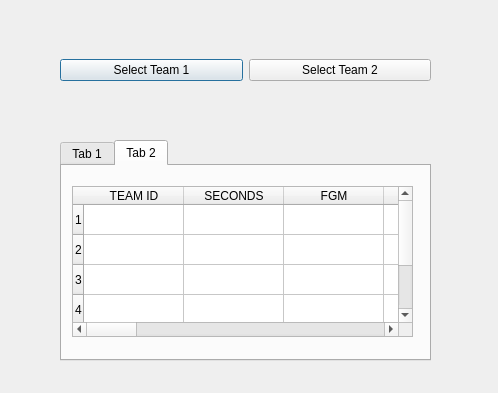
<?xml version="1.0" encoding="UTF-8"?>
<ui version="4.0">
 <class>Dialog</class>
 <widget class="QDialog" name="Dialog">
  <property name="geometry">
   <rect>
    <x>0</x>
    <y>0</y>
    <width>498</width>
    <height>393</height>
   </rect>
  </property>
  <property name="windowTitle">
   <string>Dialog</string>
  </property>
  <widget class="QWidget" name="horizontalLayoutWidget">
   <property name="geometry">
    <rect>
     <x>60</x>
     <y>30</y>
     <width>371</width>
     <height>80</height>
    </rect>
   </property>
   <layout class="QHBoxLayout" name="horizontalLayout">
    <item>
     <widget class="QPushButton" name="Select_T1">
      <property name="text">
       <string>Select Team 1</string>
      </property>
     </widget>
    </item>
    <item>
     <widget class="QPushButton" name="Select_T2">
      <property name="text">
       <string>Select Team 2</string>
      </property>
     </widget>
    </item>
   </layout>
  </widget>
  <widget class="QTabWidget" name="Stats_team1_2">
   <property name="geometry">
    <rect>
     <x>60</x>
     <y>140</y>
     <width>371</width>
     <height>221</height>
    </rect>
   </property>
   <property name="currentIndex">
    <number>1</number>
   </property>
   <widget class="QWidget" name="Team_1">
    <attribute name="title">
     <string>Tab 1</string>
    </attribute>
    <widget class="QTableWidget" name="Stats_team1">
     <property name="geometry">
      <rect>
       <x>10</x>
       <y>20</y>
       <width>341</width>
       <height>151</height>
      </rect>
     </property>
     <row>
      <property name="text">
       <string>1</string>
      </property>
     </row>
     <row>
      <property name="text">
       <string>2</string>
      </property>
     </row>
     <row>
      <property name="text">
       <string>3</string>
      </property>
     </row>
     <row>
      <property name="text">
       <string>4</string>
      </property>
     </row>
     <row>
      <property name="text">
       <string>5</string>
      </property>
     </row>
     <column>
      <property name="text">
       <string>TEAM ID</string>
      </property>
     </column>
     <column>
      <property name="text">
       <string>SECONDS</string>
      </property>
     </column>
     <column>
      <property name="text">
       <string>FGM</string>
      </property>
     </column>
     <column>
      <property name="text">
       <string>FGA</string>
      </property>
     </column>
     <column>
      <property name="text">
       <string>FG3M</string>
      </property>
     </column>
     <column>
      <property name="text">
       <string>FG3A</string>
      </property>
     </column>
     <column>
      <property name="text">
       <string>FTM</string>
      </property>
     </column>
     <column>
      <property name="text">
       <string>FTA</string>
      </property>
     </column>
     <column>
      <property name="text">
       <string>OREB</string>
      </property>
     </column>
     <column>
      <property name="text">
       <string>AST</string>
      </property>
     </column>
     <column>
      <property name="text">
       <string>STL</string>
      </property>
     </column>
     <column>
      <property name="text">
       <string>BLK</string>
      </property>
     </column>
     <column>
      <property name="text">
       <string>TURN OVER</string>
      </property>
     </column>
     <column>
      <property name="text">
       <string>PF</string>
      </property>
     </column>
     <column>
      <property name="text">
       <string>PTS</string>
      </property>
     </column>
     <column>
      <property name="text">
       <string>REB</string>
      </property>
     </column>
     <column>
      <property name="text">
       <string>GAME ID</string>
      </property>
     </column>
     <column>
      <property name="text">
       <string>PLAYER ID</string>
      </property>
     </column>
    </widget>
   </widget>
   <widget class="QWidget" name="Team_2">
    <attribute name="title">
     <string>Tab 2</string>
    </attribute>
    <widget class="QTableWidget" name="Stats_team2">
     <property name="geometry">
      <rect>
       <x>10</x>
       <y>20</y>
       <width>341</width>
       <height>151</height>
      </rect>
     </property>
     <row>
      <property name="text">
       <string>1</string>
      </property>
     </row>
     <row>
      <property name="text">
       <string>2</string>
      </property>
     </row>
     <row>
      <property name="text">
       <string>3</string>
      </property>
     </row>
     <row>
      <property name="text">
       <string>4</string>
      </property>
     </row>
     <row>
      <property name="text">
       <string>5</string>
      </property>
     </row>
     <column>
      <property name="text">
       <string>TEAM ID</string>
      </property>
     </column>
     <column>
      <property name="text">
       <string>SECONDS</string>
      </property>
     </column>
     <column>
      <property name="text">
       <string>FGM</string>
      </property>
     </column>
     <column>
      <property name="text">
       <string>FGA</string>
      </property>
     </column>
     <column>
      <property name="text">
       <string>FG3M</string>
      </property>
     </column>
     <column>
      <property name="text">
       <string>FG3A</string>
      </property>
     </column>
     <column>
      <property name="text">
       <string>FTM</string>
      </property>
     </column>
     <column>
      <property name="text">
       <string>FTA</string>
      </property>
     </column>
     <column>
      <property name="text">
       <string>OREB</string>
      </property>
     </column>
     <column>
      <property name="text">
       <string>AST</string>
      </property>
     </column>
     <column>
      <property name="text">
       <string>STL</string>
      </property>
     </column>
     <column>
      <property name="text">
       <string>BLK</string>
      </property>
     </column>
     <column>
      <property name="text">
       <string>TURN OVER</string>
      </property>
     </column>
     <column>
      <property name="text">
       <string>PF</string>
      </property>
     </column>
     <column>
      <property name="text">
       <string>PTS</string>
      </property>
     </column>
     <column>
      <property name="text">
       <string>REB</string>
      </property>
     </column>
     <column>
      <property name="text">
       <string>GAME ID</string>
      </property>
     </column>
     <column>
      <property name="text">
       <string>PLAYER ID</string>
      </property>
     </column>
    </widget>
   </widget>
  </widget>
 </widget>
 <resources/>
 <connections/>
</ui>
